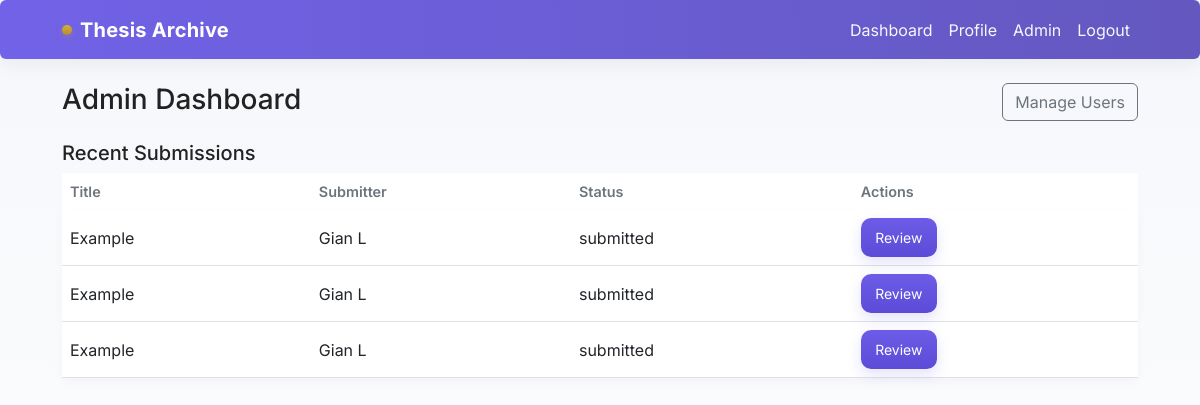
/admin_dashboard.php (signed in), run on the app's committed database.
### tables this page shows
CREATE TABLE `theses` (
  `id` int(11) NOT NULL,
  `title` varchar(1000) NOT NULL,
  `abstract` text DEFAULT NULL,
  `keywords` varchar(500) DEFAULT NULL,
  `authors` text NOT NULL,
  `adviser_id` int(11) DEFAULT NULL,
  `program_id` int(11) DEFAULT NULL,
  `department_id` int(11) DEFAULT NULL,
  `year` year(4) DEFAULT NULL,
  `status` enum('draft','submitted','under_review','approved','rejected') DEFAULT 'draft',
  `comments_summary` text DEFAULT NULL,
  `embargo_until` date DEFAULT NULL,
  `access_level` enum('public','embargoed','restricted') DEFAULT 'public',
  `created_by` int(11) DEFAULT NULL,
  `created_at` timestamp NOT NULL DEFAULT current_timestamp(),
  `updated_at` timestamp NOT NULL DEFAULT current_timestamp() ON UPDATE current_timestamp()
);

CREATE TABLE `users` (
  `id` int(11) NOT NULL,
  `username` varchar(100) NOT NULL,
  `password_hash` varchar(255) NOT NULL,
  `full_name` varchar(200) NOT NULL,
  `email` varchar(200) NOT NULL,
  `role` enum('student','advisor','admin','librarian') NOT NULL DEFAULT 'student',
  `department_id` int(11) DEFAULT NULL,
  `profile_pic` varchar(255) DEFAULT NULL,
  `signature_pic` varchar(255) DEFAULT NULL,
  `active` tinyint(1) DEFAULT 1,
  `created_at` timestamp NOT NULL DEFAULT current_timestamp(),
  `updated_at` timestamp NOT NULL DEFAULT current_timestamp() ON UPDATE current_timestamp()
);

### admin_dashboard.php (the view, shortened to what this page needs)
<?php include 'header.php'; ?>
<?php
include 'db.php';
$res = $conn->query("SELECT t.*, u.full_name as submitter FROM theses t LEFT JOIN users u ON t.created_by = u.id ORDER BY t.created_at DESC LIMIT 100");
?>
<div class="d-flex justify-content-between mb-3">
  <h3>Admin Dashboard</h3>
  <div>
    <a class="btn btn-outline-secondary" href="manage_users.php">Manage Users</a>
  </div>
</div>
<h5>Recent Submissions</h5>
<table class="table">
  <thead><tr><th>Title</th><th>Submitter</th><th>Status</th><th>Actions</th></tr></thead>
  <tbody>
    <?php while ($r = $res->fetch_assoc()): ?>
      <tr>
        <td><?php echo htmlspecialchars($r['title']); ?></td>
        <td><?php echo htmlspecialchars($r['submitter']); ?></td>
        <td><?php echo htmlspecialchars($r['status']); ?></td>
        <td>
          <a class="btn btn-sm btn-primary" href="admin_review.php?id=<?php echo $r['id']; ?>">Review</a>
        </td>
      </tr>
    <?php endwhile; ?>
  </tbody>
</table>
<?php include 'footer.php'; ?>

### style.css (style rules this page uses)
* { box-sizing:border-box }
html,body { height:100% }
body { font-family: "Inter", system-ui, -apple-system, "Segoe UI", Roboto, "Helvetica Neue", Arial; background: linear-gradient(180deg, var(--bg) 0%, #ffffff 100%); color: #222; -webkit-font-smoothing:antialiased; -moz-osx-font-smoothing:grayscale; line-height:1.5; padding-bottom:40px; }
.btn-primary { background: linear-gradient(180deg,var(--primary),var(--primary-600)); border: none; color: #fff; border-radius: 10px; padding: .56rem .9rem; box-shadow: 0 6px 14px rgba(108,92,231,0.18); transition: transform .12s ease, box-shadow .12s ease; }
.table { background: transparent; }
.table thead th { border-bottom: 0; color: var(--muted); font-weight:600; font-size: .9rem; }
.table tbody tr { background: linear-gradient(180deg, rgba(255,255,255,0.9), rgba(255,255,255,0.96)); box-shadow: 0 4px 12px rgba(35,38,56,0.03); border-radius: 8px; }
.table tbody tr td { vertical-align: middle; }
a, button { transition: .12s ease; }

### data on the page
theses: title "Example", created_by.full_name "Gian L", status "submitted"
theses: title "Example", created_by.full_name "Gian L", status "submitted"
theses: title "Example", created_by.full_name "Gian L", status "submitted"
